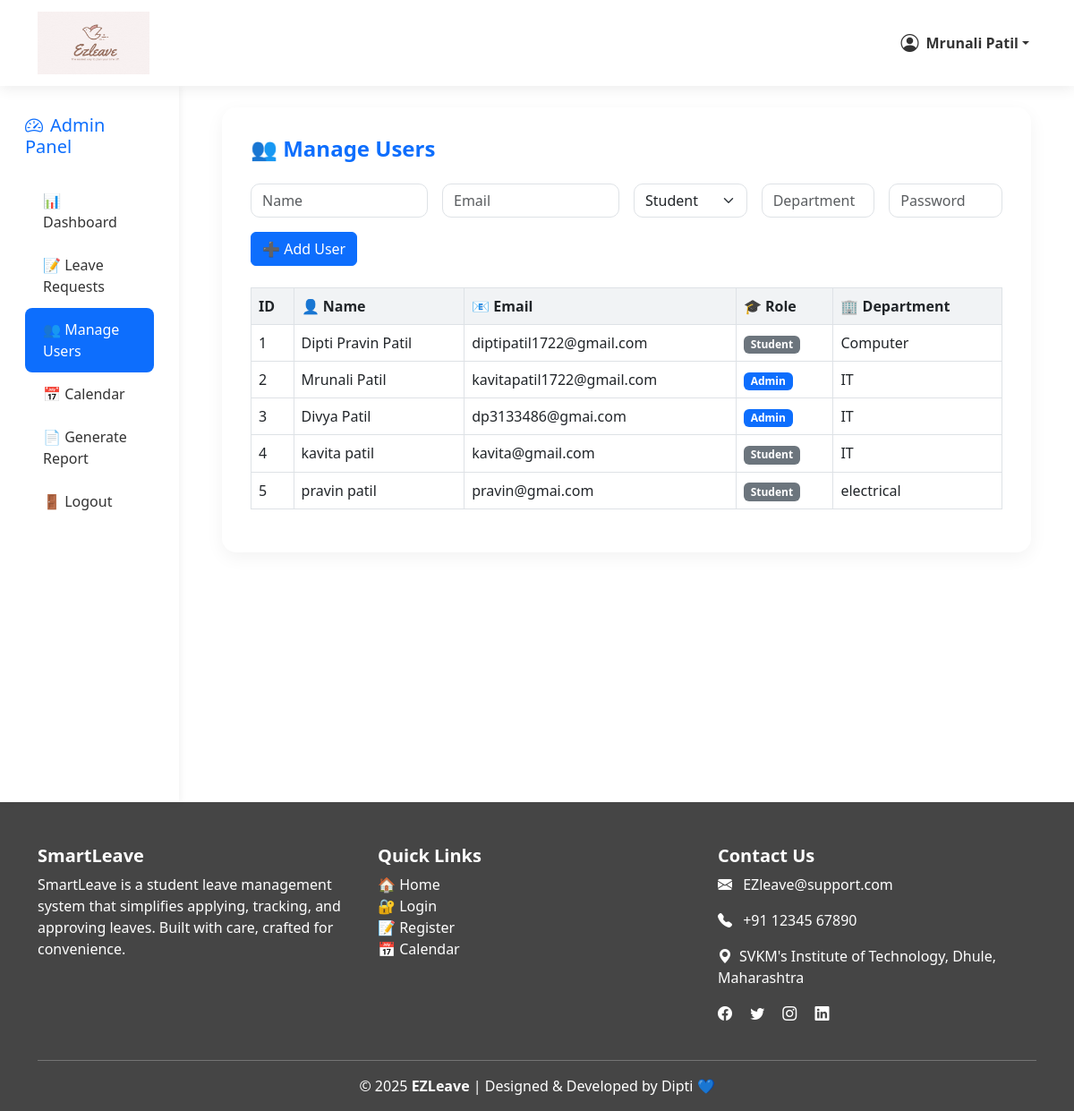
The app's page /admin/user.php (signed in) with its own data.
### tables this page shows
CREATE TABLE `users` (
  `id` int(11) NOT NULL,
  `username` varchar(100) NOT NULL,
  `email` varchar(100) NOT NULL,
  `password` varchar(255) NOT NULL,
  `role` enum('student','faculty','admin') NOT NULL DEFAULT 'student',
  `dept` varchar(50) DEFAULT NULL,
  `year` int(11) DEFAULT NULL,
  `reset_token` varchar(255) DEFAULT NULL,
  `created_at` timestamp NOT NULL DEFAULT current_timestamp()
);

### admin/user.php (the view, shortened to what this page needs)
<?php
include '../common/db.php';
include '../common/header.php';
$users = $conn->query("SELECT * FROM users");
?>
<div class="container-fluid">
  <div class="row">
    <nav class="col-md-3 col-lg-2 sidebar d-none d-md-block">
      <h5 class="text-primary px-3"><i class="bi bi-speedometer2 me-2"></i>Admin Panel</h5>
      <ul class="nav flex-column mt-4 px-3">
        <li class="nav-item">
          <a class="nav-link" href="dashboard.php">📊 Dashboard</a>
        </li>
        <li class="nav-item">
          <a class="nav-link" href="leave_requests.php">📝 Leave Requests</a>
        </li>
        <li class="nav-item">
          <a class="nav-link active" href="user.php">👥 Manage Users</a>
        </li>
        <li class="nav-item">
          <a class="nav-link" href="calendar.php">📅 Calendar</a>
        </li>
        <li class="nav-item">
          <a class="nav-link" href="generate_report.php">📄 Generate Report</a>
        </li>
        <li class="nav-item">
          <a class="nav-link text-danger" href="../logout.php">🚪 Logout</a>
        </li>
      </ul>
    </nav>
    <main class="col-md-9 ms-sm-auto col-lg-10 px-md-5 py-4">
      <div class="card-users">
        <h4>👥 Manage Users</h4>
        <form method="POST" class="row g-3 mb-4">
          <div class="col-md-3">
            <input type="text" name="username" class="form-control" placeholder="Name" required>
          </div>
          <div class="col-md-3">
            <input type="email" name="email" class="form-control" placeholder="Email" required>
          </div>
          <div class="col-md-2">
            <select name="role" class="form-select" required>
              <option value="student">Student</option>
            </select>
          </div>
          <div class="col-md-2">
            <input type="text" name="dept" class="form-control" placeholder="Department">
          </div>
          <div class="col-md-2">
            <input type="password" name="password" class="form-control" placeholder="Password" required>
          </div>
          <div class="col-md-12">
            <button class="btn btn-primary">➕ Add User</button>
          </div>
        </form>
        <div class="table-responsive">
          <table class="table table-bordered align-middle">
            <thead>
              <tr>
                <th>ID</th>
                <th>👤 Name</th>
                <th>📧 Email</th>
                <th>🎓 Role</th>
                <th>🏢 Department</th>
              </tr>
            </thead>
            <tbody>
              <?php while($user = $users->fetch_assoc()): ?>
              <tr>
                <td><?= $user['id'] ?></td>
                <td><?= htmlspecialchars($user['username']) ?></td>
                <td><?= htmlspecialchars($user['email']) ?></td>
                <td>
                  <span class="badge bg-<?=
                    $user['role'] === 'admin' ? 'primary' :
                    ($user['role'] === 'faculty' ? 'info text-dark' : 'secondary') ?>">
                    <?= ucfirst($user['role']) ?>
                  </span>
                </td>
                <td><?= htmlspecialchars($user['dept']) ?></td>
              </tr>
              <?php endwhile; ?>
            </tbody>
          </table>
        </div>
      </div>
    </main>
  </div>
</div>
<?php include '../common/footer.php'; ?>

### common/header.php (shortened to what this page needs)
<!DOCTYPE html>
<html lang="en">
<head>
<link href='https://cdn.jsdelivr.net/npm/fullcalendar@6.1.8/index.global.min.css' rel='stylesheet' />
  <link href="https://cdn.jsdelivr.net/npm/bootstrap@5.3.0/dist/css/bootstrap.min.css" rel="stylesheet">
  <link href="https://cdn.jsdelivr.net/npm/bootstrap-icons@1.10.5/font/bootstrap-icons.css" rel="stylesheet">
</head>
<body>
<nav class="navbar navbar-expand-lg navbar-light bg-white sticky-top">
  <div class="container">
    <a class="navbar-brand d-flex align-items-center" href="../index.php">
      <img src="/EZLeave/assets/images/logo.png" alt="EZLeave Logo">
    </a>
    <div class="collapse navbar-collapse" id="navbarNav">
      <ul class="navbar-nav ms-auto align-items-center">
        <?php if (!isset($_SESSION['user_id'])): ?>
          <li class="nav-item ms-3">
            <a href="login.php" class="btn btn-login">Login</a>
          </li>
          <li class="nav-item ms-2">
            <a href="register.php" class="btn btn-register">Register</a>
          </li>
        <?php else: ?>
          <li class="nav-item dropdown ms-3">
            <a class="nav-link dropdown-toggle text-primary fw-semibold d-flex align-items-center" href="#" role="button" data-bs-toggle="dropdown">
              <i class="bi bi-person-circle me-2 fs-5"></i>
              <?php echo htmlspecialchars($_SESSION['username'] ?? 'User'); ?>
            </a>
          </li>
        <?php endif; ?>
      </ul>
    </div>
  </div>
</nav>

### common/footer.php (shortened to what this page needs)
<footer class="text-white pt-5 pb-3" style="background-color:rgba(0, 0, 0, 0.73);">
  <div class="container">
    <div class="row text-center text-md-start">
      <div class="col-md-4 mb-4">
        <h5 class="fw-bold">SmartLeave</h5>
        <p>
          SmartLeave is a student leave management system that simplifies applying, tracking, and approving leaves. Built with care, crafted for convenience.
        </p>
      </div>
      <div class="col-md-4 mb-4">
        <h5 class="fw-bold">Quick Links</h5>
        <ul class="list-unstyled">
          <li><a href="../index.php" class="text-white text-decoration-none">🏠 Home</a></li>
          <li><a href="../login.php" class="text-white text-decoration-none">🔐 Login</a></li>
          <li><a href="../register.php" class="text-white text-decoration-none">📝 Register</a></li>
          <li><a href="../calendar/calendar.php" class="text-white text-decoration-none">📅 Calendar</a></li>
        </ul>
      </div>
      <div class="col-md-4 mb-4">
        <h5 class="fw-bold">Contact Us</h5>
        <p><i class="bi bi-envelope-fill me-2"></i> EZleave@support.com</p>
        <p><i class="bi bi-telephone-fill me-2"></i> +91 12345 67890</p>
        <p><i class="bi bi-geo-alt-fill me-2"></i>SVKM's Institute of Technology, Dhule, Maharashtra</p>
        <div>
          <a href="facebook.coo" class="text-white me-3"><i class="bi bi-facebook"></i></a>
          <a href="#" class="text-white me-3"><i class="bi bi-twitter"></i></a>
          <a href="#" class="text-white me-3"><i class="bi bi-instagram"></i></a>
          <a href="#" class="text-white"><i class="bi bi-linkedin"></i></a>
        </div>
      </div>
    </div>
    <hr class="bg-white" />
    <div class="text-center">
      <p class="mb-0">&copy; <?php echo date("Y"); ?> <strong>EZLeave</strong> | Designed & Developed by Dipti 💙</p>
    </div>
  </div>
</footer>
</body>
</html>

### common/header.php (style rules this page uses)
.navbar { box-shadow: 0 3px 15px rgba(0, 0, 0, 0.08); transition: all 0.3s ease-in-out; }
.navbar-brand img { height: 70px; width: auto; }
.nav-link { font-weight: 600; color: #333 !important; padding: 10px 15px; border-radius: 6px; transition: background 0.3s, color 0.3s; }
.nav-link:hover, .nav-link.active { background-color: #f0f4ff; color: #0d6efd !important; }

### admin/user.php (style rules this page uses)
.card-users { background: #fff; border-radius: 16px; box-shadow: 0 6px 20px rgba(0, 0, 0, 0.05); padding: 2rem; transition: 0.3s ease; }
.card-users h4 { color: #0d6efd; font-weight: 600; margin-bottom: 1.5rem; }
.form-control, .form-select { border-radius: 10px; }
.table thead th { background: #f1f3f5; position: sticky; top: 0; z-index: 1; }
.sidebar { height: 100vh; position: sticky; top: 0; background-color: #fff; box-shadow: 2px 0 8px rgba(0, 0, 0, 0.05); padding-top: 2rem; }
.sidebar .nav-link { font-weight: 500; padding: 12px 20px; color: #333; border-radius: 8px; transition: background 0.3s ease; }
.sidebar .nav-link:hover, .sidebar .nav-link.active { background-color: #0d6efd; color: #fff !important; }

### records on screen
users: id "1", username "Dipti Pravin Patil", email "diptipatil1722@gmail.com", role "Student", dept "Computer"
users: id "2", username "Mrunali Patil", email "kavitapatil1722@gmail.com", role "Admin", dept "IT"
users: id "3", username "Divya Patil", email "dp3133486@gmai.com", role "Admin", dept "IT"
users: id "4", username "kavita patil", email "kavita@gmail.com", role "Student", dept "IT"
users: id "5", username "pravin patil", email "pravin@gmai.com", role "Student", dept "electrical"

### other values on screen
$_SESSION['username'] "Mrunali Patil"
